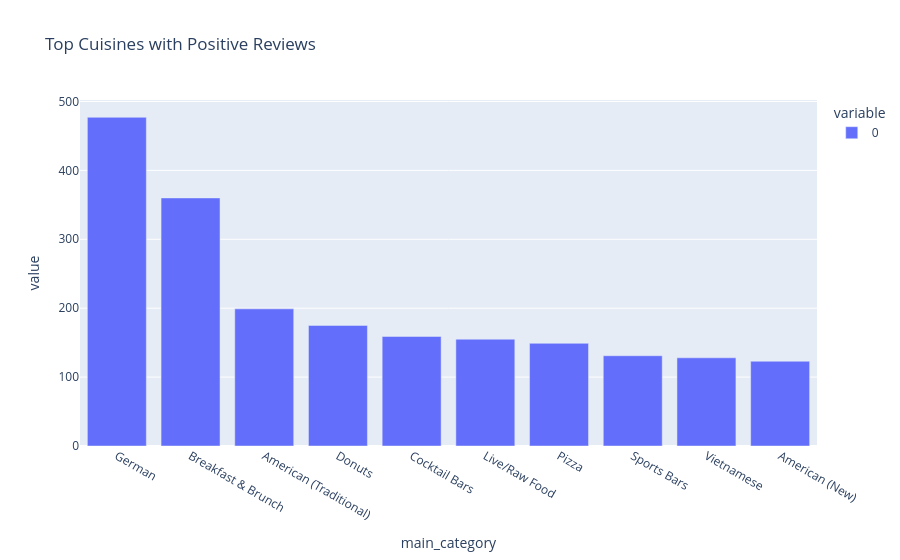

Notebook code cell kept with this figure:
### Code cell
import plotly.express as px

fig = px.bar(
    positive_cuisine_counts,
    title='Top Cuisines with Positive Reviews'
)

fig.show()

### Figure 1 — Plotly figure (JSON) as saved in the notebook; plotly's stock layout.template omitted (floating-point values rounded to 4 significant figures)
{"data": [{"alignmentgroup": "True", "hovertemplate": "variable=0<br>main_category=%{x}<br>value=%{y}<extra></extra>", "legendgroup": "0", "marker": {"color": "#636efa", "pattern": {"shape": ""}}, "name": "0", "offsetgroup": "0", "orientation": "v", "showlegend": true, "textposition": "auto", "type": "bar", "x": ["German", "Breakfast & Brunch", "American (Traditional)", "Donuts", "Cocktail Bars", "Live/Raw Food", "Pizza", "Sports Bars", "Vietnamese", "American (New)"], "xaxis": "x", "y": [477, 360, 199, 175, 159, 155, 149, 131, 128, 123], "yaxis": "y"}], "layout": {"barmode": "relative", "legend": {"title": {"text": "variable"}, "tracegroupgap": 0}, "title": {"text": "Top Cuisines with Positive Reviews"}, "xaxis": {"anchor": "y", "domain": [0, 1], "title": {"text": "main_category"}}, "yaxis": {"anchor": "x", "domain": [0, 1], "title": {"text": "value"}}}}
